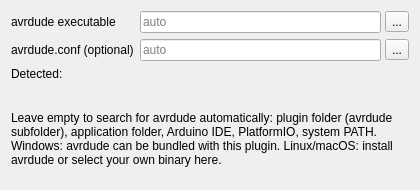
<?xml version="1.0" encoding="UTF-8"?>
<ui version="4.0">
 <class>Stk500FlasherSettings</class>
 <widget class="QWidget" name="Stk500FlasherSettings">
  <property name="geometry">
   <rect>
    <x>0</x>
    <y>0</y>
    <width>420</width>
    <height>190</height>
   </rect>
  </property>
  <property name="windowTitle">
   <string>STK500 Flasher settings</string>
  </property>
  <layout class="QVBoxLayout" name="mainLayout">
   <property name="spacing">
    <number>6</number>
   </property>
   <item>
    <layout class="QFormLayout" name="formLayout">
     <property name="fieldGrowthPolicy">
      <enum>QFormLayout::AllNonFixedFieldsGrow</enum>
     </property>
     <item row="0" column="0">
      <widget class="QLabel" name="lblAvrdude">
       <property name="text">
        <string>avrdude executable</string>
       </property>
      </widget>
     </item>
     <item row="0" column="1">
      <layout class="QHBoxLayout" name="layAvrdude">
       <property name="spacing">
        <number>4</number>
       </property>
       <item>
        <widget class="QLineEdit" name="txtAvrdude">
         <property name="placeholderText">
          <string>auto</string>
         </property>
         <property name="clearButtonEnabled">
          <bool>true</bool>
         </property>
        </widget>
       </item>
       <item>
        <widget class="QToolButton" name="btnAvrdudeBrowse">
         <property name="text">
          <string>...</string>
         </property>
        </widget>
       </item>
      </layout>
     </item>
     <item row="1" column="0">
      <widget class="QLabel" name="lblConf">
       <property name="text">
        <string>avrdude.conf (optional)</string>
       </property>
      </widget>
     </item>
     <item row="1" column="1">
      <layout class="QHBoxLayout" name="layConf">
       <property name="spacing">
        <number>4</number>
       </property>
       <item>
        <widget class="QLineEdit" name="txtConf">
         <property name="placeholderText">
          <string>auto</string>
         </property>
         <property name="clearButtonEnabled">
          <bool>true</bool>
         </property>
        </widget>
       </item>
       <item>
        <widget class="QToolButton" name="btnConfBrowse">
         <property name="text">
          <string>...</string>
         </property>
        </widget>
       </item>
      </layout>
     </item>
     <item row="2" column="0">
      <widget class="QLabel" name="lblDetectedTitle">
       <property name="text">
        <string>Detected:</string>
       </property>
      </widget>
     </item>
     <item row="2" column="1">
      <widget class="QLabel" name="lblDetected">
       <property name="text">
        <string/>
       </property>
       <property name="wordWrap">
        <bool>true</bool>
       </property>
      </widget>
     </item>
    </layout>
   </item>
   <item>
    <widget class="QLabel" name="lblHelp">
     <property name="text">
      <string>Leave empty to search for avrdude automatically: plugin folder (avrdude subfolder), application folder, Arduino IDE, PlatformIO, system PATH. Windows: avrdude can be bundled with this plugin. Linux/macOS: install avrdude or select your own binary here.</string>
     </property>
     <property name="wordWrap">
      <bool>true</bool>
     </property>
    </widget>
   </item>
  </layout>
 </widget>
 <resources/>
 <connections/>
</ui>
